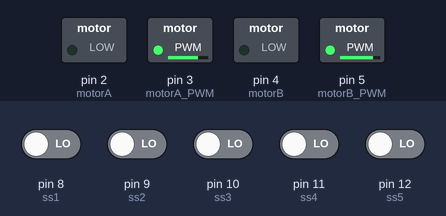
A sketch run on a simulated Arduino Uno, built with avr-gcc and run on an emulated ATmega328P. Shown: switched loads named in the sketch (green lamp = pin HIGH). The inputs (shaded band) are chosen by the test bench; at power-on: pin 8 (ss1), pin 9 (ss2), pin 10 (ss3), pin 11 (ss4), pin 12 (ss5) LOW.

Above: at 0.6 s.
At 2.63 s:
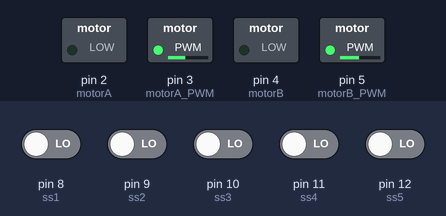
At 38.3 s:
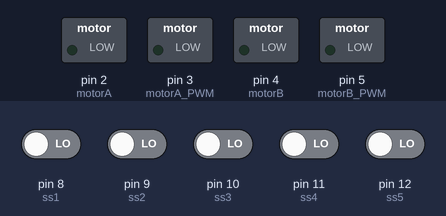
Timing chart, 0 to 39.8 s (numbered marks = the images above):
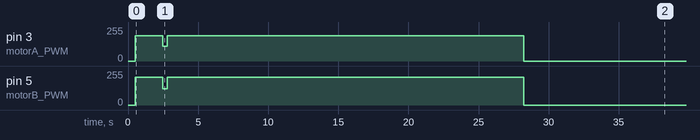

The sketch:

nemesis.ino
```cpp
/*
	PROJETO SEGUIDOR DE LINHA
	Acadêmicos: Fábio M. K. Lenzi, Joe J. Vogel
	Orientador: Manfred H. Junior
	Centro Universitário Católica de Santa Catarina
*/

//Declaração das variáveis utilizadas durante a execução do programa
float Kp = 500, Ki = 0.003, Kd = 12;

float error = 0, P = 0, I = 0, D = 0, PID_value = 0;
float previous_error = 0, previous_I = 0;
int sensor[5] = {0, 0, 0, 0, 0};
int initial_motor_speed = 180;
int motor_speed = 180;
unsigned long tempBefore = 0;
int speedInZigZag = 110;
int speedOffZigZag = 190;
const int motorA = 2; //Motor Esquerda
const int motorB = 4; //Motor Direita
const int motorA_PWM = 3;
const int motorB_PWM = 5;

int line;
int outline;

const int ss1 = 8;  // sensor 1
const int ss2 = 9;  // sensor 2
const int ss3 = 10; // sensor 3
const int ss4 = 11; // sensor 4
const int ss5 = 12; // sensor 5
//const int ss6 = 13; // sensor Near

//Declaração das funções
void read_sensor_values(void);
void calculate_pid(void);
void motor_control(void);

//Função de Setup do Arduino
void setup()
{
  pinMode(motorA, OUTPUT);
  pinMode(motorB, OUTPUT);
  pinMode(motorA_PWM, OUTPUT);
  pinMode(motorB_PWM, OUTPUT);

  pinMode(ss1, INPUT);
  pinMode(ss2, INPUT);
  pinMode(ss3, INPUT);
  pinMode(ss4, INPUT);
  pinMode(ss5, INPUT);
  //pinMode(ss6, INPUT);

  delay(500);
  tempBefore = millis();
}

//Função de execução continua do Arduino
void loop()
{


if(millis() - tempBefore > 27730){

  stopMotors();
  delay(10000);

}else if((millis() - tempBefore) > 1973 && (millis() - tempBefore) < 2300){

  initial_motor_speed = speedInZigZag;
  motor_speed = speedInZigZag;

}else {

  initial_motor_speed = speedOffZigZag;
  motor_speed = speedOffZigZag;

}


  read_sensor_values();
  calculate_pid();
  motor_control();
}

//Função responsável por fazer a leitura dos sensores do Robô
void read_sensor_values()
{
  line = 0;
  outline = 1;

  sensor[0] = digitalRead(ss1);
  sensor[1] = digitalRead(ss2);
  sensor[2] = digitalRead(ss3);
  sensor[3] = digitalRead(ss4);
  sensor[4] = digitalRead(ss5);

  if ((sensor[0] == outline) && (sensor[1] == outline) && (sensor[2] == outline) && (sensor[3] == outline) && (sensor[4] == line)) // 0 0 0 0 1 --> 4
     error = 4;
    //error = 3;
  else if ((sensor[0] == line) && (sensor[1] == outline) && (sensor[2] == outline) && (sensor[4] == outline) && (sensor[4] == outline)) // 1 0 0 0 0 --> -4
     error = -4;
    //error = -3;
  else if ((sensor[0] == outline) && (sensor[1] == outline) && (sensor[2] == outline) && (sensor[3] == line) && (sensor[4] == line)) // 0 0 0 1 1 --> 3
    error = 3;
    //error = 2;
  else if ((sensor[0] == line) && (sensor[1] == line) && (sensor[2] == outline) && (sensor[3] == outline) && (sensor[4] == outline)) // 1 1 0 0 0 --> -3
    error = -3;
    //error = -2;
  else if ((sensor[0] == outline) && (sensor[1] == outline) && (sensor[2] == outline) && (sensor[3] == line) && (sensor[4] == outline)) // 0 0 0 1 0 --> 2
     error=2;
    //error = 1;
  else if ((sensor[0] == outline) && (sensor[1] == line) && (sensor[2] == outline) && (sensor[3] == outline) && (sensor[4] == outline)) // 0 1 0 0 0 --> -2
   error=-2;
   //error = -1;
  else if ((sensor[0] == outline) && (sensor[1] == outline) && (sensor[2] == line) && (sensor[3] == line) && (sensor[4] == outline)) // 0 0 1 1 0 --> 1
    //error=1;
    error = 0.01;
  else if ((sensor[0] == outline) && (sensor[1] == line) && (sensor[2] == line) && (sensor[3] == outline) && (sensor[4] == outline)) // 0 1 1 0 0 --> -1
    //error=-1;
    error = -0.01;
  else if ((sensor[1] == outline) && (sensor[2] == line) && (sensor[3] == outline))                                   // 0 0 1 0 0 --> 0
    error = 0;
}

//Função responsável por fazer o cáculo PID
void calculate_pid()
{

  P = error;
  I = I + error;
  D = error - previous_error;

  PID_value = (Kp * P) + (Ki * I) + (Kd * D);

  previous_error = error;

}

//Função responsável por controlar a velocidade de cada motor
void motor_control()
{
  int left_motor_speed;
  int right_motor_speed;


  // Calculo da velocidade de cada motor:
  left_motor_speed = initial_motor_speed + PID_value;
  right_motor_speed = initial_motor_speed - PID_value;

  if (left_motor_speed < 0) {
    left_motor_speed = 0;
  } else if (left_motor_speed > motor_speed) {
    left_motor_speed = motor_speed;
  }

  if (right_motor_speed < 0) {
    right_motor_speed = 0;
  } else if (right_motor_speed > motor_speed) {
    right_motor_speed = motor_speed;
  }

  analogWrite(motorA_PWM, left_motor_speed);
  analogWrite(motorB_PWM, right_motor_speed * 1.1); //*1.17 devido a diferença entre motores

  digitalWrite(motorA, LOW);
  digitalWrite(motorB, LOW);

}

//Função responsável por parar o Robô
void stopMotors() {
  analogWrite(motorA_PWM, 0);
  analogWrite(motorB_PWM, 0);
}
```

Measured:
- by itself, pin 3 (motorA_PWM): 0/255 → 190/255 at 0.50 s, → 110/255 2.0 s later, → 190/255 0.33 s later, → 0/255 25.4 s later
- by itself, pin 5 (motorB_PWM): 0/255 → 209/255 at 0.50 s, → 121/255 2.0 s later, → 209/255 0.33 s later, → 0/255 25.4 s later
